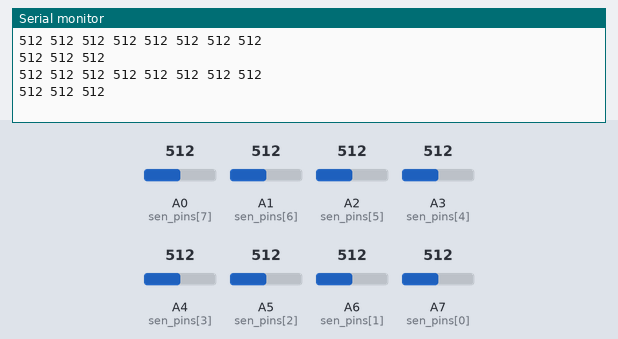
Recording of a sketch running on a simulated Arduino Nano, built with avr-gcc and run on an emulated ATmega328P. Shown: the last lines printed to the serial monitor. Inputs (shaded band) come from the test bench; at power-on: A0 (sen_pins[7]) = 512, A1 (sen_pins[6]) = 512, A2 (sen_pins[5]) = 512, A3 (sen_pins[4]) = 512, A4 (sen_pins[3]) = 512, A5 (sen_pins[2]) = 512, A6 (sen_pins[1]) = 512, A7 (sen_pins[0]) = 512.

Above: at 1.8 s.
1.9 s: A0 (sen_pins[7]) set to 716
At 2.8 s:
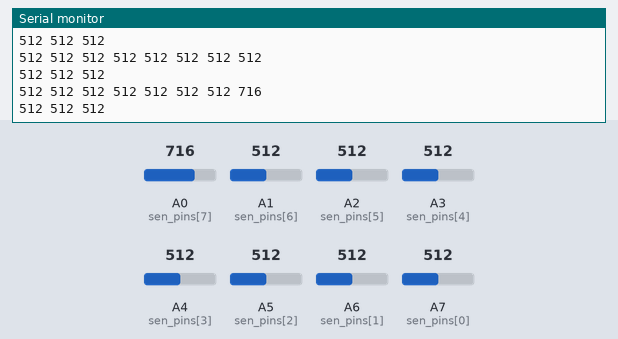
3.4 s: A1 (sen_pins[6]) set to 716
At 4.5 s:
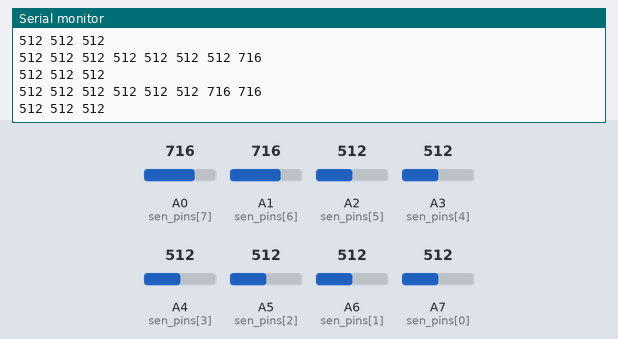
4.9 s: A2 (sen_pins[5]) set to 716
At 5.4 s:
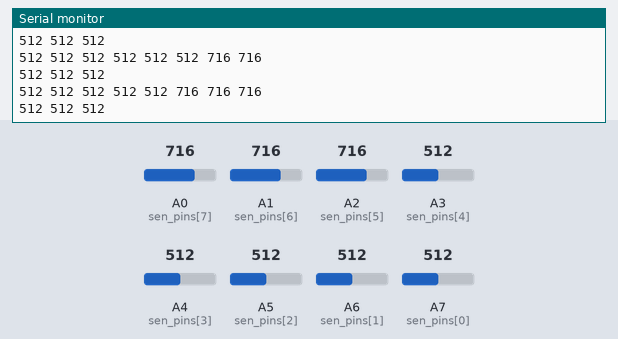
6.4 s: A3 (sen_pins[4]) set to 716
At 7.7 s:
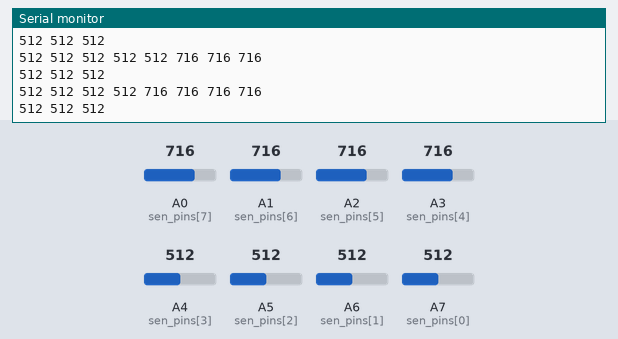
7.9 s: A4 (sen_pins[3]) set to 716
At 8.8 s:
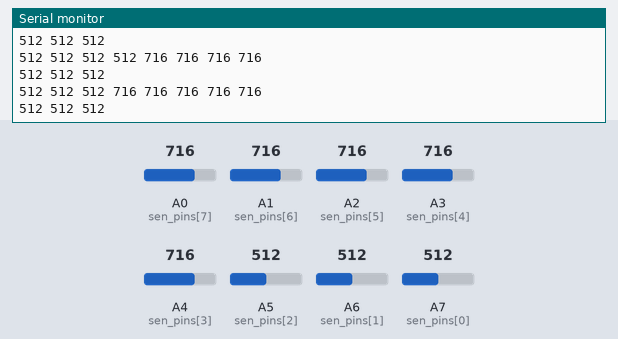
9.4 s: A5 (sen_pins[2]) set to 716
At 10.8 s:
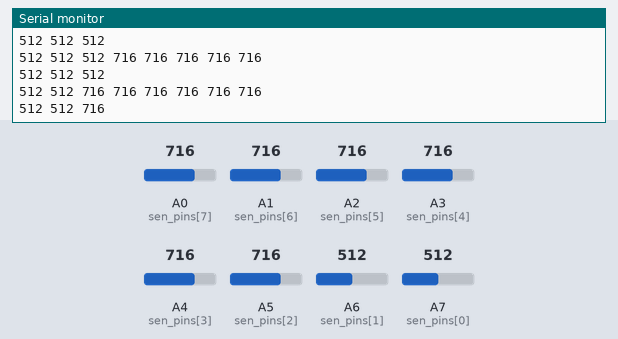

The sketch:

lowest_in_aarray_code.ino
```cpp
int sen_pins[8] = {A7, A6, A5, A4, A3, A2, A1, A0};
int sen[8]; int s[8];
int Print3Smallest(int array[], int n);

void setup() {
  // initialize serial communication at 9600 bits per second:
  Serial.begin(9600);
}

// the loop routine runs over and over again forever:
void loop() {
  int i;
  for (i = 0; i < 8; i++)
  {
    sen[i] = analogRead(sen_pins[i]);

  }
    for (i = 0; i < 8; i++)
  {

    Serial.print(sen[i]);
    Serial.print(" ");

  }
  Serial.println();

  Print3Smallest(sen, 8);


  delay(1000);
}
int Print3Smallest(int array[], int n)
{
  int MAX = 1200;

  int firstmin = MAX, secmin = MAX, thirdmin = MAX;
  for (int i = 0; i < n; i++)
  {
    /* Check if current element is less than
      firstmin, then update first, second and
      third */
    if (array[i] < firstmin)
    {
      thirdmin = secmin;
      secmin = firstmin;
      firstmin = array[i];
    }

    /* Check if current element is less than
      secmin then update second and third */
    else if (array[i] < secmin)
    {
      thirdmin = secmin;
      secmin = array[i];
    }

    /* Check if current element is less than
      then update third */
    else if (array[i] < thirdmin)
      thirdmin = array[i];
  }

  Serial.print(firstmin);
  Serial.print(" ");

  Serial.print(secmin);
  Serial.print(" ");
  Serial.print(thirdmin);
  Serial.println(" ");

}
```

Measured:
- after the input at 1.9 s, the serial monitor: prints a new line after 0.11 s (image 1)
- after the input at 3.4 s, the serial monitor: prints a new line after 0.61 s (image 2)
- after the input at 4.9 s, the serial monitor: prints a new line after 0.11 s (image 3)
- after the input at 6.4 s, the serial monitor: prints a new line after 0.62 s (image 4)
- after the input at 7.9 s, the serial monitor: prints a new line after 0.12 s (image 5)
- after the input at 9.4 s, the serial monitor: prints a new line after 0.63 s (image 6)
